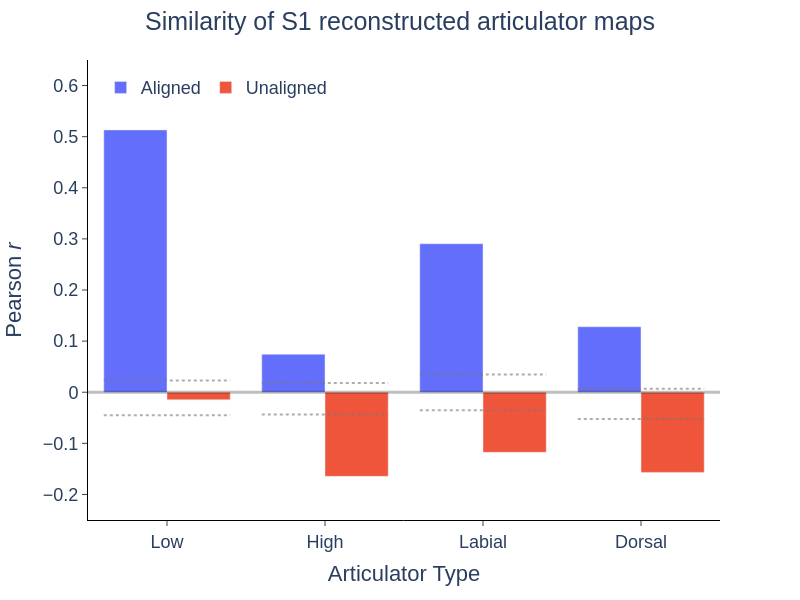

Source (notebook cell):
### Code cell
fig_df = artic_sim_full_S1_df[artic_sim_full_S1_df['Type'] != 'Null']
# fig = px.histogram(fig_df, x='Articulator', y="Cosine Similarity", color='Type', barmode='group', width=800, height=600)
fig = px.bar(
    fig_df,
    x='Articulator',
    y='Cosine Similarity',
    color='Type',
    barmode='group',
    width=800,
    height=600
)

# --- compute null stats per articulator ---
null_stats = (
    artic_sim_full_S1_df
    .query("Type == 'Null'")
    .groupby('Articulator')['Cosine Similarity']
    .agg(['mean', 'std', 'sem'])
)

articulators = list(null_stats.index)
# Get x-axis positions for each articulator
x_positions = {art: i for i, art in enumerate(articulators)}

for art in null_stats.index:
    mu = null_stats.loc[art, 'mean']
    err = 1.96 * null_stats.loc[art, 'sem']

    lower = mu - err
    upper = mu + err

    # Get x position for this articulator
    x_pos = x_positions[art]
    
    # Add dotted lines for 95% CI spanning only this articulator's width
    fig.add_shape(
        type="line",
        xref="x",
        yref="y",
        x0=x_pos - 0.4,  # Start slightly before the articulator position
        x1=x_pos + 0.4,  # End slightly after the articulator position
        y0=lower,
        y1=lower,
        line=dict(
            color="rgba(120,120,120,0.6)",
            width=2,
            dash="dot"
        )
    )
    
    fig.add_shape(
        type="line",
        xref="x",
        yref="y",
        x0=x_pos - 0.4,
        x1=x_pos + 0.4,
        y0=upper,
        y1=upper,
        line=dict(
            color="rgba(120,120,120,0.6)",
            width=2,
            dash="dot"
        )
    )

fig.add_hline(y=0, line_color="rgba(0,0,0,0.25)", line_width=3)
fig.update_layout(
    plot_bgcolor='white',
    legend=dict(
        orientation='h',
        yanchor='top',
        y=0.98,
        xanchor='left',
        x=0.02,
        title_text=''
    ),
    title_text='Similarity of S1 reconstructed articulator maps',
    title_x=0.5,
    font=dict(size=18, family='Arial')
)
fig.update_xaxes(
    title='Articulator Type',
    mirror=False,
    ticks='outside',
    showline=True,
    linecolor='black',
    showgrid=False,
)
fig.update_yaxes(
    title='Pearson <i>r</i>',
    mirror=False,
    ticks='outside',
    showline=True,
    linecolor='black',
    showgrid=False,
    range=[-0.25, 0.65],
)

fig.show()

### Figure 1 — Plotly figure (JSON) as saved in the notebook; plotly's stock layout.template omitted (floating-point values rounded to 4 significant figures)
{"data": [{"alignmentgroup": "True", "hovertemplate": "Type=Aligned<br>Articulator=%{x}<br>Cosine Similarity=%{y}<extra></extra>", "legendgroup": "Aligned", "marker": {"color": "#636efa", "pattern": {"shape": ""}}, "name": "Aligned", "offsetgroup": "Aligned", "orientation": "v", "showlegend": true, "textposition": "auto", "type": "bar", "x": ["Low", "High", "Labial", "Dorsal"], "xaxis": "x", "y": [0.5132, 0.07431, 0.2905, 0.1281], "yaxis": "y"}, {"alignmentgroup": "True", "hovertemplate": "Type=Unaligned<br>Articulator=%{x}<br>Cosine Similarity=%{y}<extra></extra>", "legendgroup": "Unaligned", "marker": {"color": "#EF553B", "pattern": {"shape": ""}}, "name": "Unaligned", "offsetgroup": "Unaligned", "orientation": "v", "showlegend": true, "textposition": "auto", "type": "bar", "x": ["Low", "High", "Labial", "Dorsal"], "xaxis": "x", "y": [-0.01478, -0.1646, -0.1176, -0.1569], "yaxis": "y"}], "layout": {"barmode": "group", "font": {"family": "Arial", "size": 18}, "height": 600, "legend": {"orientation": "h", "title": {"text": ""}, "tracegroupgap": 0, "x": 0.02, "xanchor": "left", "y": 0.98, "yanchor": "top"}, "margin": {"t": 60}, "plot_bgcolor": "white", "shapes": [{"line": {"color": "rgba(120,120,120,0.6)", "dash": "dot", "width": 2}, "type": "line", "x0": -0.4, "x1": 0.4, "xref": "x", "y0": -0.0449, "y1": -0.0449, "yref": "y"}, {"line": {"color": "rgba(120,120,120,0.6)", "dash": "dot", "width": 2}, "type": "line", "x0": -0.4, "x1": 0.4, "xref": "x", "y0": 0.023, "y1": 0.023, "yref": "y"}, {"line": {"color": "rgba(120,120,120,0.6)", "dash": "dot", "width": 2}, "type": "line", "x0": 0.6, "x1": 1.4, "xref": "x", "y0": -0.04362, "y1": -0.04362, "yref": "y"}, {"line": {"color": "rgba(120,120,120,0.6)", "dash": "dot", "width": 2}, "type": "line", "x0": 0.6, "x1": 1.4, "xref": "x", "y0": 0.01781, "y1": 0.01781, "yref": "y"}, {"line": {"color": "rgba(120,120,120,0.6)", "dash": "dot", "width": 2}, "type": "line", "x0": 1.6, "x1": 2.4, "xref": "x", "y0": -0.03514, "y1": -0.03514, "yref": "y"}, {"line": {"color": "rgba(120,120,120,0.6)", "dash": "dot", "width": 2}, "type": "line", "x0": 1.6, "x1": 2.4, "xref": "x", "y0": 0.03471, "y1": 0.03471, "yref": "y"}, {"line": {"color": "rgba(120,120,120,0.6)", "dash": "dot", "width": 2}, "type": "line", "x0": 2.6, "x1": 3.4, "xref": "x", "y0": -0.05235, "y1": -0.05235, "yref": "y"}, {"line": {"color": "rgba(120,120,120,0.6)", "dash": "dot", "width": 2}, "type": "line", "x0": 2.6, "x1": 3.4, "xref": "x", "y0": 0.006561, "y1": 0.006561, "yref": "y"}, {"line": {"color": "rgba(0,0,0,0.25)", "width": 3}, "type": "line", "x0": 0, "x1": 1, "xref": "x domain", "y0": 0, "y1": 0, "yref": "y"}], "title": {"text": "Similarity of S1 reconstructed articulator maps", "x": 0.5}, "width": 800, "xaxis": {"anchor": "y", "domain": [0, 1], "linecolor": "black", "mirror": false, "showgrid": false, "showline": true, "ticks": "outside", "title": {"text": "Articulator Type"}}, "yaxis": {"anchor": "x", "domain": [0, 1], "linecolor": "black", "mirror": false, "range": [-0.25, 0.65], "showgrid": false, "showline": true, "ticks": "outside", "title": {"text": "Pearson <i>r</i>"}}}}
